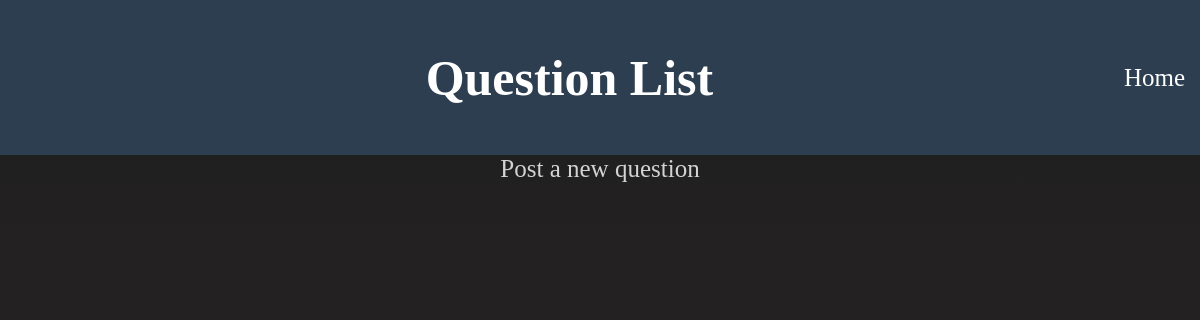
The app's page /post/question_list/, older data.
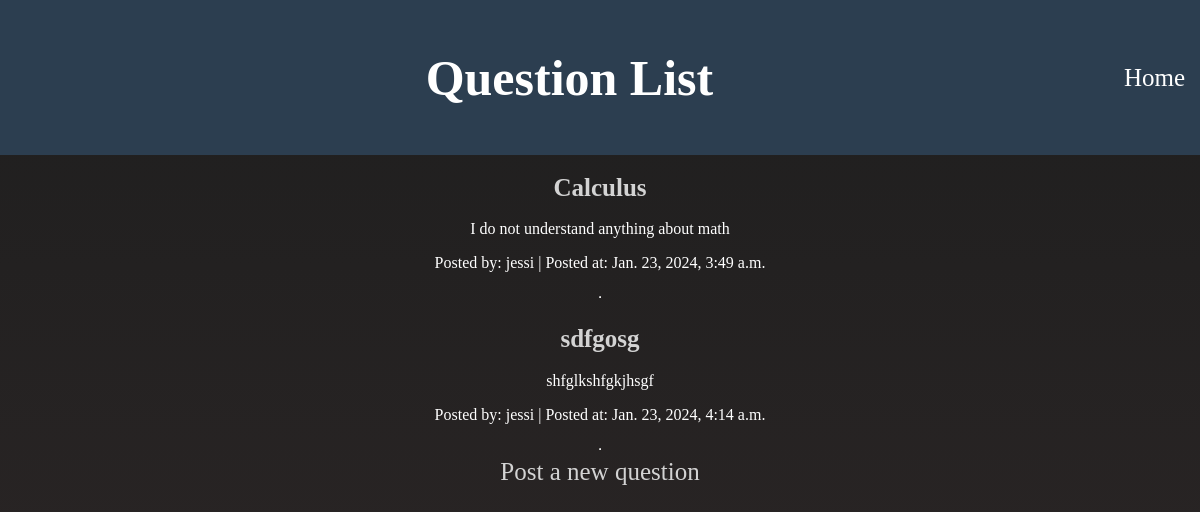
The same page, newer data.
### forum/models.py (models this page shows)
class PostQuestion(models.Model):
    title = models.CharField(max_length=300)
    description = models.TextField()
    user = models.ForeignKey(User, on_delete=models.CASCADE)
    file = models.ImageField(upload_to=file_url, null=True, blank=True)
    timepost = models.DateTimeField(auto_now_add=True)

### forum/views.py (the view)
# urls.py: path('question_list/', question_list, name="question_list"),
def question_list(request):
    list_question = PostQuestion.objects.all()
    return render(request, 'forum/question_list.html', {'list_question': list_question})

### templates/forum/question_list.html (shortened to what this page needs)
{% load static %}
<!doctype html>
<html lang="en">
  <head>
    <link rel="stylesheet" href="{% static 'styling/view.css' %}" >
  </head>
  <body>
    <header>
      <h1 class="classes">Question List</h1>
      <a href="{% url 'home' %}" class="link">Home</a>
    </header>
    <div class="section">
      {%for question in list_question%}
      <div class="question">
        <h3><a href="{% url 'forum:view_question' question.id %}">{{question.title}}</a></h3>
        <p>{{question.description}}</p>
        <p>Posted by: {{question.user.username}} | Posted at: {{question.timepost}}</p>
      </div>
      <hr>
      {%endfor%}
      <a href="{% url 'forum:post_question' %}">Post a new question</a>
    </div>
  </body>
</html>

### static/styling/view.css (style rules this page uses)
body { background: linear-gradient(to bottom, #1e1e1e, #2d2727); color: #ffffff; margin: 0; height: 100vh; }
.section { display: flex; flex-direction: column; text-align: center; }
.link { text-decoration: none; color: #ffffff; }
.classes { flex-grow: 1; text-align: center; }
header { display: flex; flex-direction: row; justify-content: space-between; align-items: center; padding: 15px; background-color: #2c3e50; color: #ffffff; font-size: 25px; }
.section a { text-decoration: none; font-size: 25px; color: #d3d3d3; }

Row changes from the older to the newer data that the page shows:
added PostQuestion: title "Calculus", description "I do not understand anything about math", user.username "jessi", timepost "Jan. 23, 2024, 3:49 a.m."
added PostQuestion: title "sdfgosg", description "shfglkshfgkjhsgf", user.username "jessi", timepost "Jan. 23, 2024, 4:14 a.m."
